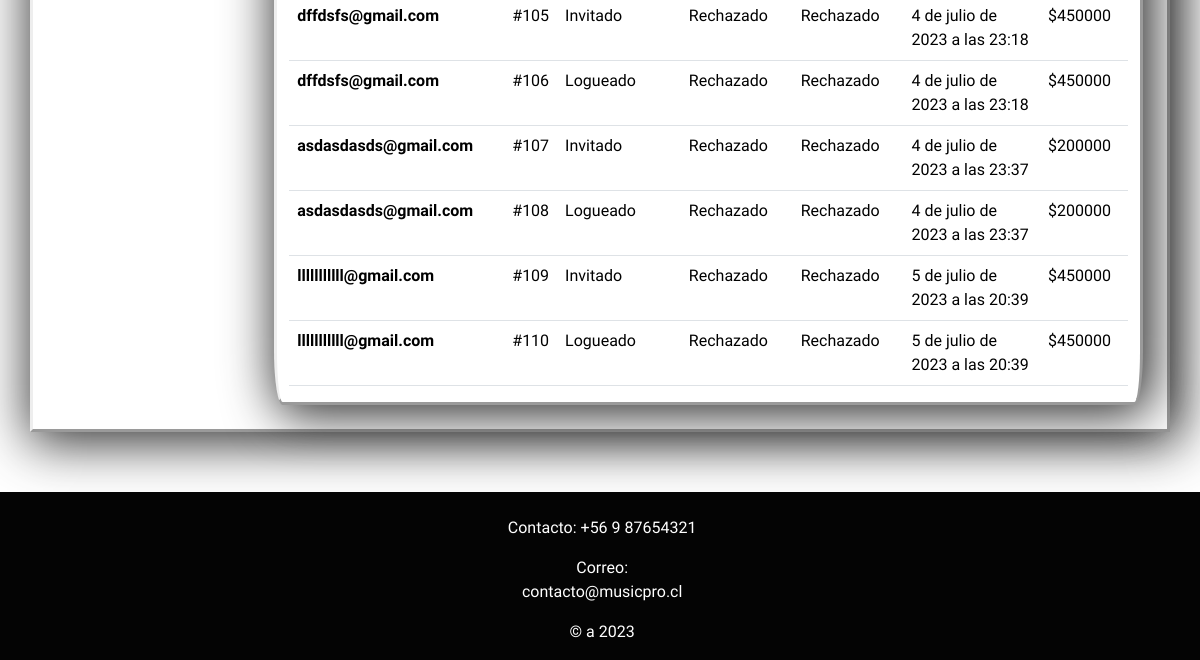
Page /repVentas (lower part) on the earlier database version.
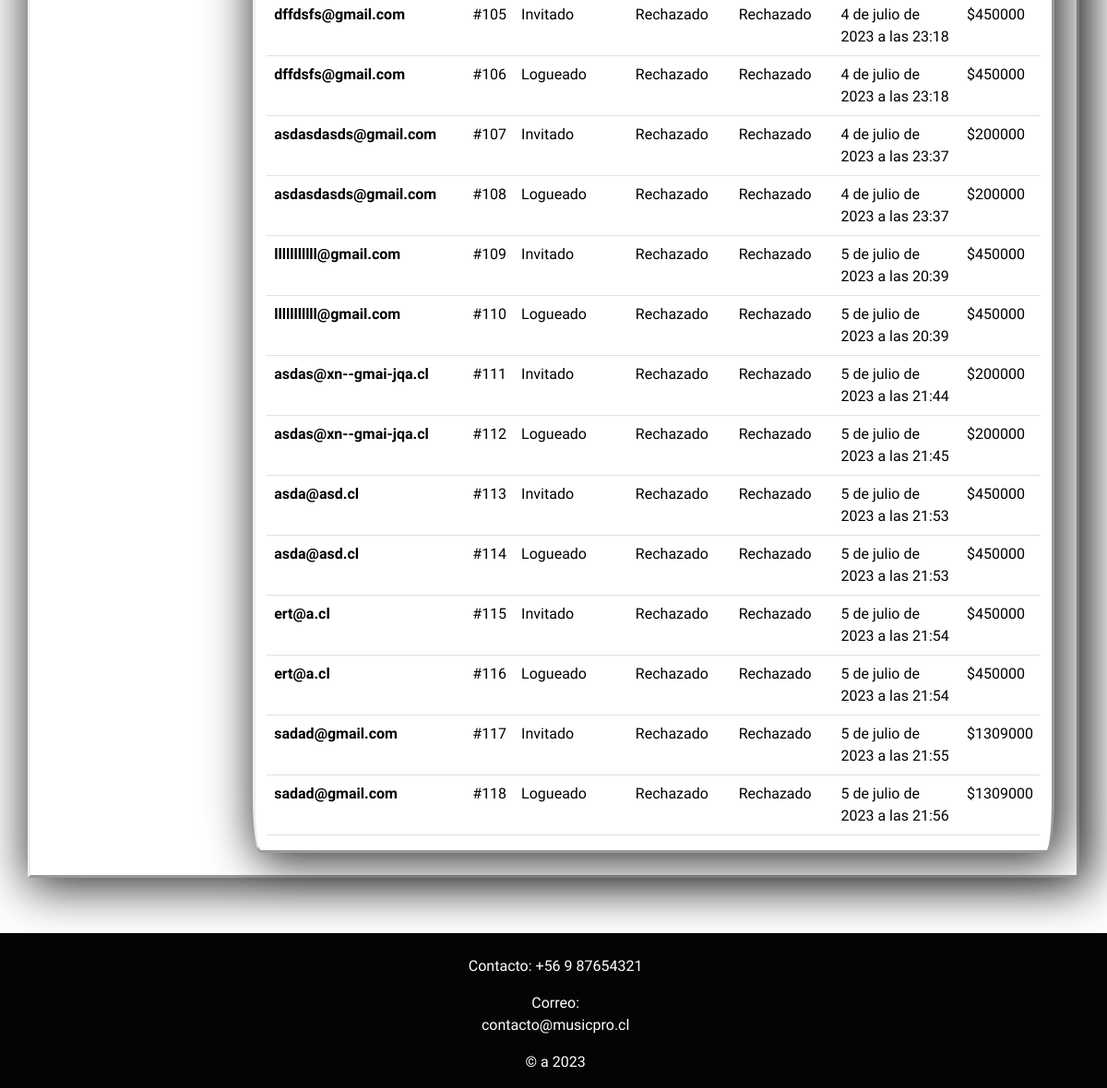
Same page on the later database version.
### core/models.py (models this page shows)
class Historial(models.Model):
    fecha = models.DateTimeField(auto_now_add=True)
    total = models.IntegerField(default=0)
    estadoPago = models.BooleanField(default=False)
    estadoEnvio = models.BooleanField(default=False)
    OPCION_1 = 'Transferencia'
    OPCION_2 = 'Transbank'
    OPCIONES_TIPO_PAGO = [
        (True, OPCION_1),
        (False, OPCION_2),
    ]
    tipoPago = models.BooleanField(choices=OPCIONES_TIPO_PAGO, default=False)
    TIPO_1 = 'Logueado'
    TIPO_2 = 'Invitado'
    OPCIONES_TIPO_USUARIO = [
        (True, TIPO_1),
        (False, TIPO_2),
    ]
    tipoUsuario = models.BooleanField(choices=OPCIONES_TIPO_USUARIO, null=False,  default=False)
    email = models.EmailField(null=False, default='')

### core/views.py (the view)
# urls.py: path('repVentas', repVentas, name="repVentas"),
def repVentas(request):
    contexto = {'historial': Historial.objects.all()}
    return render(request, 'core/repVentas.html' ,contexto)

### core/context_processor.py (called while the page is built)
def total_carrito(request):
    total = 0
    if 'carrito' in request.session:
        for key, value in request.session["carrito"].items():
            total += int(value["acumulado"])
    return {"total_carrito":total}

### core/templates/core/repVentas.html (shortened to what this page needs)
{% extends "core/layout.html" %}
{% load static %}
{% block head %}
<link href="{% static 'core/css/repventas.css' %}" rel="stylesheet" type="text/css">
{% endblock %}
{% block content %}
<div id="contenido">
    <div class="container-fluid">
      <div class="row">
        <div id="pantalla">
          <main >
            <table class="table"  style="color:rgb(0, 0, 0)">
              <tbody>
                  {% for i in historial %}
                  <tr>
                      <th scope="row">{{ i.email }}</th>
                      <td>#{{ i.id }}</td>
                      <td>{% if i.tipoUsuario %}  Logueado
                        {% else %} Invitado
                        {% endif %}
                      </td>
                      <td>{% if i.estadoEnvio %} Aprobado
                        {% else %}Rechazado
                        {% endif %}</td>
                      <td>{% if i.estadoPago %} Aprobado
                        {% else %}Rechazado
                        {% endif %}
                      </td>
                      <td>{{ i.fecha }}</td>
                      <td>${{ i.total }}</td>
                  </tr>
                  {% endfor %}
              </tbody>
            </table>
          </main>
        </div>
      </div>
    </div>
  </div>
{% endblock %}

Differences in the rows shown:
added Historial: email "asdas@xn--gmai-jqa.cl", id "111", tipoUsuario "Invitado", estadoEnvio "Rechazado", estadoPago "Rechazado", fecha "5 de julio de 2023 a las 21:44", total "200000"
added Historial: email "asdas@xn--gmai-jqa.cl", id "112", tipoUsuario "Logueado", estadoEnvio "Rechazado", estadoPago "Rechazado", fecha "5 de julio de 2023 a las 21:45", total "200000"
added Historial: email "asda@asd.cl", id "113", tipoUsuario "Invitado", estadoEnvio "Rechazado", estadoPago "Rechazado", fecha "5 de julio de 2023 a las 21:53", total "450000"
added Historial: email "asda@asd.cl", id "114", tipoUsuario "Logueado", estadoEnvio "Rechazado", estadoPago "Rechazado", fecha "5 de julio de 2023 a las 21:53", total "450000"
added Historial: email "ert@a.cl", id "115", tipoUsuario "Invitado", estadoEnvio "Rechazado", estadoPago "Rechazado", fecha "5 de julio de 2023 a las 21:54", total "450000"
added Historial: email "ert@a.cl", id "116", tipoUsuario "Logueado", estadoEnvio "Rechazado", estadoPago "Rechazado", fecha "5 de julio de 2023 a las 21:54", total "450000"
added Historial: email "sadad@gmail.com", id "117", tipoUsuario "Invitado", estadoEnvio "Rechazado", estadoPago "Rechazado", fecha "5 de julio de 2023 a las 21:55", total "1309000"
added Historial: email "sadad@gmail.com", id "118", tipoUsuario "Logueado", estadoEnvio "Rechazado", estadoPago "Rechazado", fecha "5 de julio de 2023 a las 21:56", total "1309000"
